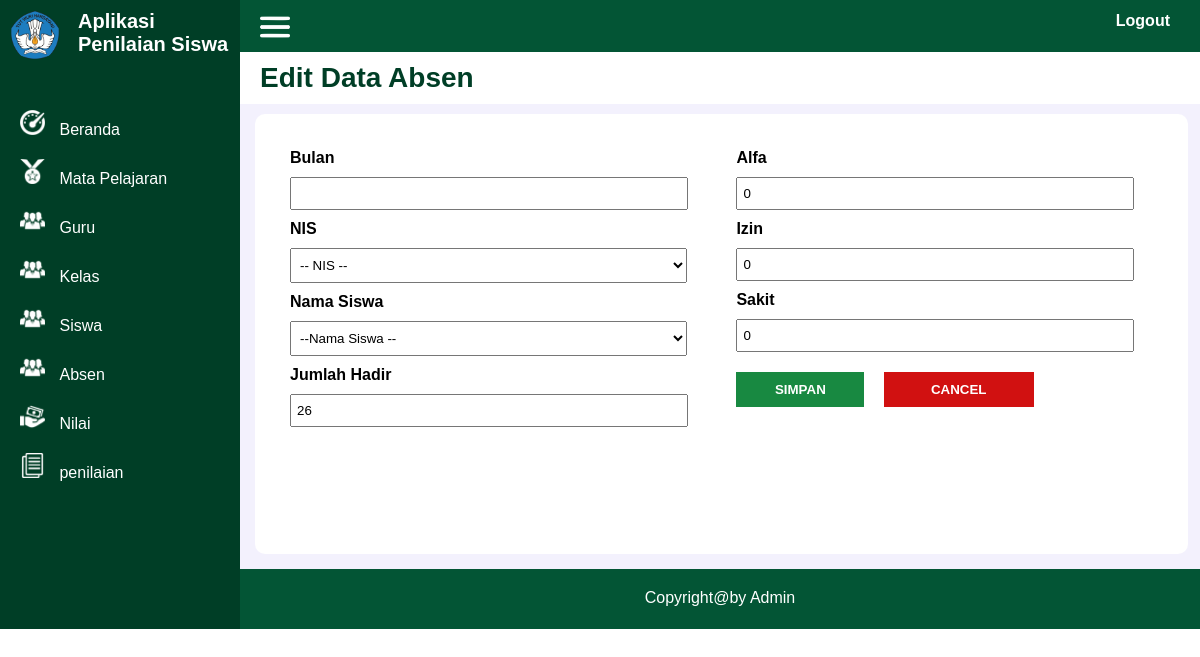
The page /admin/input/edit_absen.php?kd_absen=1 on the database its author committed.
### tables this page shows
CREATE TABLE `absen` (
  `kd_absen` int(11) NOT NULL,
  `nm_bulan` varchar(10) NOT NULL,
  `nis` int(11) NOT NULL,
  `nm_siswa` varchar(50) NOT NULL,
  `jml_hadir` int(11) NOT NULL,
  `alfa` int(11) NOT NULL,
  `izin` int(11) NOT NULL,
  `sakit` int(11) NOT NULL
);

### admin/input/edit_absen.php (the view, shortened to what this page needs)
<!DOCTYPE html>
<html lang="en">
<head>
    <link rel="stylesheet" href="../../css/style.css">
</head>
<body>
    <div class="container">
    <div class="side-kiri">
            <div class="identitas">
                <div class="logo">
                    <img src="../../gambar/logo.png">
                </div>
                <div class="judul">
                Aplikasi Penilaian Siswa
                </div>
            </div>
            <div class="side-menu">
                <img src="../../gambar/dashboard.png">
                <a href="../beranda.php">Beranda</a>
            </div>
            <div class="side-menu">
                <img src="../../gambar/jabatan.png">
                <a href="../tampilan/data_matpel.php">Mata Pelajaran</a>
            </div>
            <div class="side-menu">
                <img src="../../gambar/pegawai.png">
                <a href="../tampilan/data_guru.php">Guru</a>
            </div>
            <div class="side-menu">
                <img src="../../gambar/pegawai.png">
                <a href="../tampilan/data_kelas.php">Kelas</a>
            </div>
            <div class="side-menu">
                <img src="../../gambar/pegawai.png">
                <a href="../tampilan/data_siswa.php">Siswa</a>
            </div>
            <div class="side-menu">
                <img src="../../gambar/pegawai.png">
                <a href="../tampilan/data_absen.php">Absen</a>
            </div>
            <div class="side-menu">
                <img src="../../gambar/gaji.png">
                <a href="../tampilan/data_nilai.php">Nilai</a>
            </div>
            <div class="side-menu">
                <img src="../../gambar/penilaian.png">
                <a href="../tampilan/penilaian.php">penilaian</a>
            </div>
        </div>
        <div class="side-kanan">
            <div class="kepala">
            <div class="kepala-garis"><img src="../../gambar/garis.png"></div>
                <div class="logout"><a href="../../logout.php">Logout</a></div>
            </div>
            <div class="judul-halaman">
                <h1>Edit Data Absen</h1>
            </div>
            <div class="halaman-beranda">
                <div class="kotak_input">
                <?php
include "../../koneksi.php";
$kd_absen = $_GET['kd_absen'];
$sql = "SELECT * FROM absen WHERE kd_absen='$kd_absen'";
$result = mysqli_query($koneksi, $sql);
$data = mysqli_fetch_assoc($result);
?>
                <form method="POST" action="">
                    <div class="label">Bulan</div>
                    <input type="text" name="bulan" value="<?php echo $data['bulan']; ?>">
                    <div class="label">NIS</div>
                    <select  name="nis">
                        <option>-- NIS --</option>
                        </select >
                    <div class="label">Nama Siswa</div>
                    <select  name="nm_siswa">
                        <option>--Nama Siswa --</option>
                        </select >
                    <div class="label">Jumlah Hadir</div>
                    <input type="text" name="jml_hadir" value="<?php echo $data['jml_hadir']; ?>">
                </div>
                <div class="kotak_input">
                    <div class="label">Alfa</div>
                    <input type="text" name="alfa" value="<?php echo $data['alfa']; ?>">
                    <div class="label">Izin</div>
                    <input type="text" name="izin" value="<?php echo $data['izin']; ?>">
                    <div class="label">Sakit</div>
                    <input type="text" name="sakit" value="<?php echo $data['sakit']; ?>">
                    <input type="submit" value="SIMPAN" name="submit">
                    <a href='../tampilan/data_absen.php' ><button>CANCEL</button></a>
                </div>
            </div>
            <div class="kaki">
                Copyright@by Admin
            </div>
        </div>
    </div>
</body>
</html>

### css/style.css (style rules this page uses)
* { font-family: Arial, Helvetica, sans-serif; margin: 0; }
.container { width: 100%; height: auto; background-color: antiquewhite; display: flex; }
.side-kiri { width: 20%; min-height: 600px; background-color: rgb(0, 62, 38); }
.side-kanan { width: 80%; min-height: 600px; background-color: rgb(243, 241, 253); }
.identitas { display: flex; min-height: 40px; width: auto; margin-bottom: 40px; }
.logo { width: 20%; height: 40px; padding: 10px; }
.logo img { border-radius: 50%; width: 50px; height: 50px; }
.judul { width: 80%; height: 40px; padding: 10px; color: white; font-family: Helvetica; font-weight: bold; font-size: 20px; }
.side-menu { width: auto; border: 2px; color: aliceblue; padding: 10px 0px 10px 20px; align-items: center; }
.side-menu a { text-decoration: none; color: white; cursor: pointer; margin-left: 10px; }
.side-menu img { width: 25px; height: 25px; }
.kepala { width: auto; min-height: 40px; background-color: rgb(3, 85, 53); padding: 12px 30px 0px 0px; display: flex; }
.kepala-garis { width: 10%; height: 30px; }
.kepala-garis img { width: 30px; height: 30px; margin-left: 20px; }
.logout { width: 90%; height: 30px; text-align: right; }
.logout a { margin-top:20px; color: #fff; font-weight: bold; text-decoration: none; }
.judul-halaman { width: auto; min-height: 40px; text-align: right; background-color: #fff; display: flex; }
h1 { text-align: left; font-size: 28px; font-weight: bold; color: rgb(0, 62, 38); padding: 10px; margin-left: 10px; }
.halaman-beranda { width: 93%; min-height: 400px; background-color: #fff; padding: 20px; border-radius: 10px; margin: 10px 0px 0px 15px; display: flex; }
.kotak_input { width: 48%; height: auto; padding: 10px; }
.label { font-size: 16px; font-weight: bold; margin: 5px; }
input[type=text], [type=date] { width: 90%; height: 19px; border-radius: 5px solid; margin: 5px; padding: 5px; }
select { width: 93%; height: 35px; border-radius: 5px solid; padding: 5px; margin: 5px; }
input[type=submit] { width: 30%; height: 35px; border: none; margin: 5px; background-color: rgb(24, 137, 65); cursor: pointer; color: #fff; margin-top: 15px; font-weight: bold; }
button { width: 150px; height: 35px; border: none; margin: 10px; background-color: rgb(209, 17, 17); cursor: pointer; color: #fff; padding: 10px; font-weight: bold; }
.kaki { width: auto; min-height: 20px; background-color: rgb(3, 85, 53); padding: 20px; color: #fff; font-size: 16px; text-align: center; margin-top: 15px; }

### rows shown on the page
absen: jml_hadir "26", alfa "0", izin "0", sakit "0"
